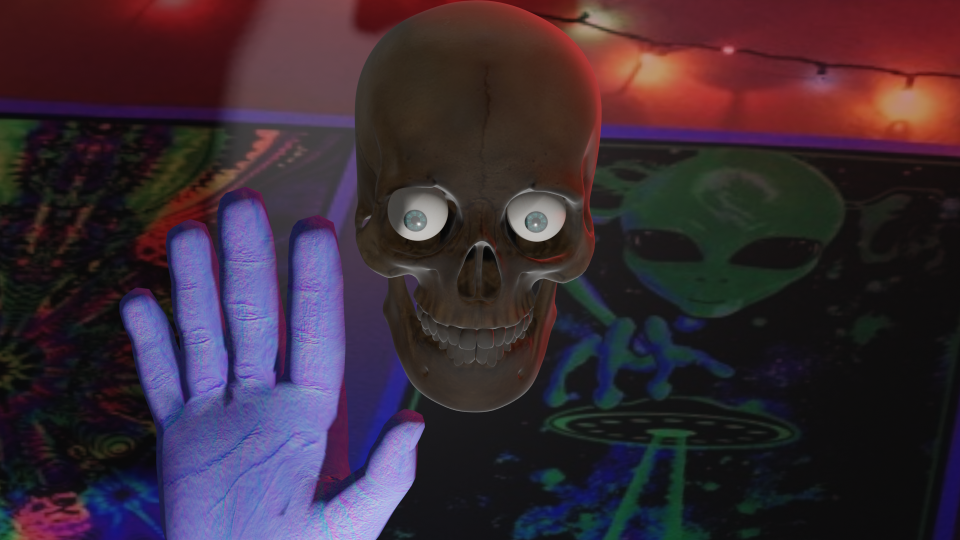
#> input picture drawing.png, 1920 x 1080 px (shown at 1/2 size)
$ python local_install.py
#> lines starting #> are read from the running program, lines starting #| are printed output that depends on the picture

import sys
from PIL import Image

# Open the image file
img = Image.open("drawing.png")
#> img is the input picture: PIL image 1920x1080 RGBA; mean R, G, B, A 57.9, 42.6, 53.4, 255

# Set the image size
img = img.resize((100, 100))
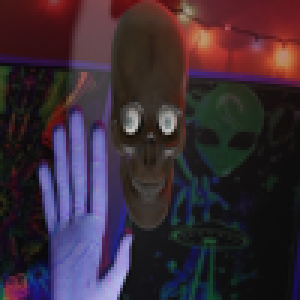
#> img: PIL image 100x100 RGBA (shown 3 times larger); mean R, G, B, A 57.9, 42.6, 53.4, 255

# Draw a red rectangle on the image
img.putalpha(1)
#> (the run stopped early here; a loop or call above may not have finished)
